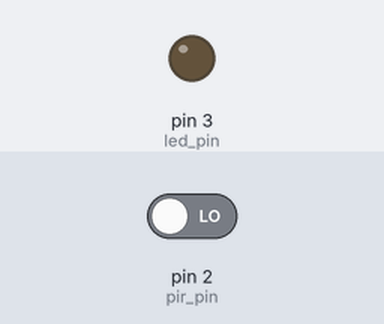
A sketch run on a simulated Arduino Uno, built with avr-gcc and run on an emulated ATmega328P. Shown: output pins drawn as LEDs (lit = HIGH). Inputs (shaded band) come from the test bench; at power-on: pin 2 (pir_pin) LOW.

Above: at 1.2 s.
1.3 s: pin 2 (pir_pin) driven HIGH
At 2.15 s:
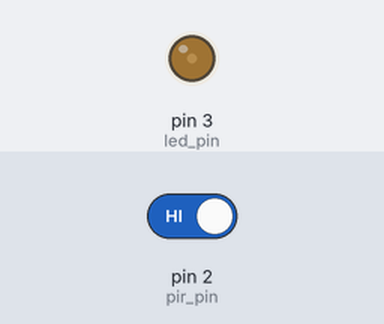
At 3.5 s:
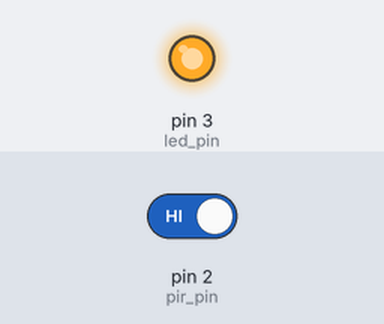
Timing chart, 0 to 5.0 s (numbered marks = the images above; inputs shaded):
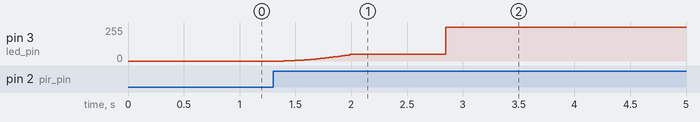

The sketch:

Sensible_light_picture_for_design.ino
```cpp
// (licence header left out)
const uint8_t pir_pin = 2;
const uint8_t led_pin = 3;

const uint8_t brightness_step_ms = 6;
const uint16_t light_timeout = 0;

void quadratic(int pin, uint8_t value) {
  analogWrite(pin, map((uint16_t)(value) * value, 0, 65025, 0, 255));
}

void setup() {
  pinMode(pir_pin, INPUT);
  pinMode(led_pin, OUTPUT);
  analogWrite(led_pin, 0);
}

void loop() {
  static unsigned long light_on_start = 0;
  static uint8_t brightness_target = 0;
  static uint8_t brightness_cur = 0;

  if (digitalRead(pir_pin) == HIGH) {
    light_on_start = millis();
    brightness_target = 255;
  }
  else if (millis() - light_on_start >= light_timeout)
    brightness_target = 0;

  if (brightness_target > brightness_cur)
    quadratic(led_pin, ++brightness_cur);
  else if (brightness_target < brightness_cur)
    quadratic(led_pin, --brightness_cur);

  delay(brightness_step_ms);
}
```

Measured:
- after the input at 1.3 s, pin 3 (led_pin): moves from 0/255 to 255/255 over 1.5 s, starting after 0.10 s
